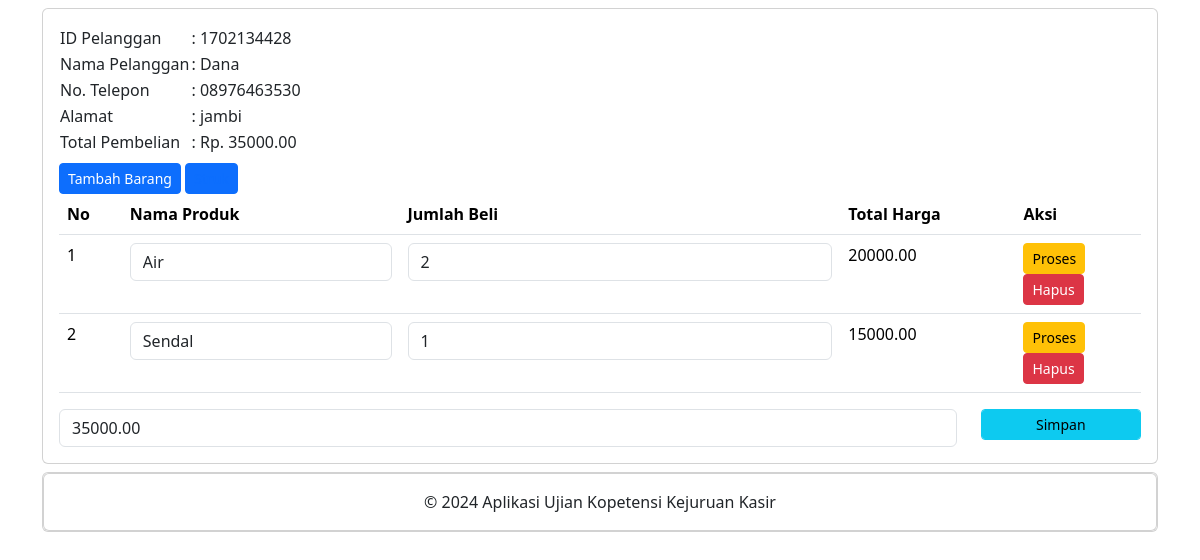
/administrator/detail_pembelian.php?PelangganID=1702134428 (signed in), run on the app's committed database.
### tables this page shows
CREATE TABLE `penjualan` (
  `PenjualanID` int(11) NOT NULL,
  `TanggalPenjualan` date NOT NULL,
  `TotalHarga` decimal(10,2) NOT NULL,
  `PelangganID` int(11) NOT NULL
);

CREATE TABLE `pelanggan` (
  `PelangganID` int(11) NOT NULL,
  `NamaPelanggan` varchar(255) NOT NULL,
  `Alamat` text NOT NULL,
  `NomorTelepon` varchar(15) NOT NULL
);

CREATE TABLE `detailpenjualan` (
  `DetailID` int(11) NOT NULL,
  `PenjualanID` int(11) NOT NULL,
  `ProdukID` int(11) NOT NULL,
  `JumlahProduk` int(11) NOT NULL,
  `Subtotal` decimal(10,2) NOT NULL
);

CREATE TABLE `produk` (
  `ProdukID` int(11) NOT NULL,
  `NamaProduk` varchar(255) NOT NULL,
  `Harga` decimal(10,2) NOT NULL,
  `Stok` int(11) NOT NULL
);

### administrator/detail_pembelian.php (the view, shortened to what this page needs)
<?php
include "header.php";
?>
<div class="card mt-2">
	<div class="card-body">
		<?php
		include '../koneksi.php';
		$PelangganID = $_GET['PelangganID'];
		$data = mysqli_query($koneksi,"SELECT * FROM pelanggan INNER JOIN penjualan ON pelanggan.PelangganID=penjualan.PelangganID");
		while($d = mysqli_fetch_array($data)){
			?>
			<?php if ($d['PelangganID'] == $PelangganID) { ?>
				<table>
					<tr>
						<td>ID Pelanggan</td>
						<td>: <?php echo $d['PelangganID']; ?></td>
					</tr>
					<tr>
						<td>Nama Pelanggan</td>
						<td>: <?php echo $d['NamaPelanggan']; ?></td>
					</tr>
					<tr>
						<td>No. Telepon</td>
						<td>: <?php echo $d['NomorTelepon']; ?></td>
					</tr>
					<tr>
						<td>Alamat</td>
						<td>: <?php echo $d['Alamat']; ?></td>
					</tr>
					<tr>
						<td>Total Pembelian</td>
						<td>: Rp. <?php echo $d['TotalHarga']; ?></td>
					</tr>
				</table>
				<form method="post" action="tambah_detail_penjualan.php">
					<button type="submit" class="btn btn-primary btn-sm mt-2">
						Tambah Barang
					</button>
					<button type="button" class="btn btn-primary btn-sm mt-2">
    <a href="struk_cetak.php">Struk</a>
</button>
				</form>
				<table class="table">
					<thead>
						<tr>
							<th>No</th>
							<th>Nama Produk</th>
							<th>Jumlah Beli</th>
							<th>Total Harga</th>
							<th>Aksi</th>
						</tr>
					</thead>
					<tbody>
						<?php
						include '../koneksi.php';
						$nos = 1;
						$detailpenjualan = mysqli_query($koneksi,"SELECT * FROM detailpenjualan");
						while($d_detailpenjualan = mysqli_fetch_array($detailpenjualan)){
							?>
							<?php
							if ($d_detailpenjualan['PenjualanID'] == $d['PenjualanID']) { ?>
								<tr>
									<td><?php echo $nos++; ?></td>
									<td>
										<form action="simpan_barang_beli.php" method="post">
											<div class="form-group">
												<select name="ProdukID" class="form-control" onchange="this.form.submit()">
													<?php
													include '../koneksi.php';
													$produk = mysqli_query($koneksi,"SELECT * FROM produk");
													while($d_produk = mysqli_fetch_array($produk)){
														?>
														<option value="<?php echo $d_produk['ProdukID']; ?>" <?php if ($d_produk['ProdukID']==$d_detailpenjualan['ProdukID']) { echo "selected"; } ?>><?php echo $d_produk['NamaProduk']; ?></option>
														<?php } ?>
												</select>
											</div>
										</form>
									</td>
									<td>
										<form method="post" action="hitung_subtotal.php">
											<div class="form-group">
												<input type="number" name="JumlahProduk" value="<?php echo $d_detailpenjualan['JumlahProduk']; ?>" class="form-control">
											</div>
										</td>
										<td><?php echo $d_detailpenjualan['Subtotal']; ?></td>
										<td>
											<button type="submit" class="btn btn-warning btn-sm">Proses</button>
										<form method="post" action="hapus_detail_pembelian.php">
											<button type="submit" class="btn btn-danger btn-sm">Hapus</button>
										</form>
									</td>
								</tr>
							<?php } else {
								?>
								<?php
							}
						}
						?>
					</tbody>
				</table>
				<form method="post" action="simpan_total_harga.php">
					<?php
					include '../koneksi.php';
					$detailpenjualan = mysqli_query($koneksi, "SELECT SUM(Subtotal) AS TotalHarga FROM detailpenjualan WHERE 	PenjualanID='$d[PenjualanID]'");
					$row = mysqli_fetch_assoc($detailpenjualan);
					$sum = $row['TotalHarga'];
					?>
					<div class="row">
						<div class="col-sm-10">
							<div class="form-group">
								<input type="text" class="form-control" name="TotalHarga" value="<?php echo $sum; ?>">
							</div>
						</div>
						<div class="col-sm-2">
							<div class="form-group">
								<button class="btn btn-info btn-sm form-control" type="submit">Simpan</button>
							</div>
						</div>
					</div>
				</form>
			<?php } else { ?>
				<?php
			}
		}
		?>
	</div>
</div>
<?php
include "footer.php";
?>

### data on the page
penjualan: PelangganID "1702134428", PelangganID.NamaPelanggan "Dana", PelangganID.NomorTelepon "08976463530", PelangganID.Alamat "jambi", TotalHarga "35000.00"
detailpenjualan: ProdukID "Air", JumlahProduk "2", Subtotal "20000.00"
detailpenjualan: ProdukID "Sendal", JumlahProduk "1", Subtotal "15000.00"
